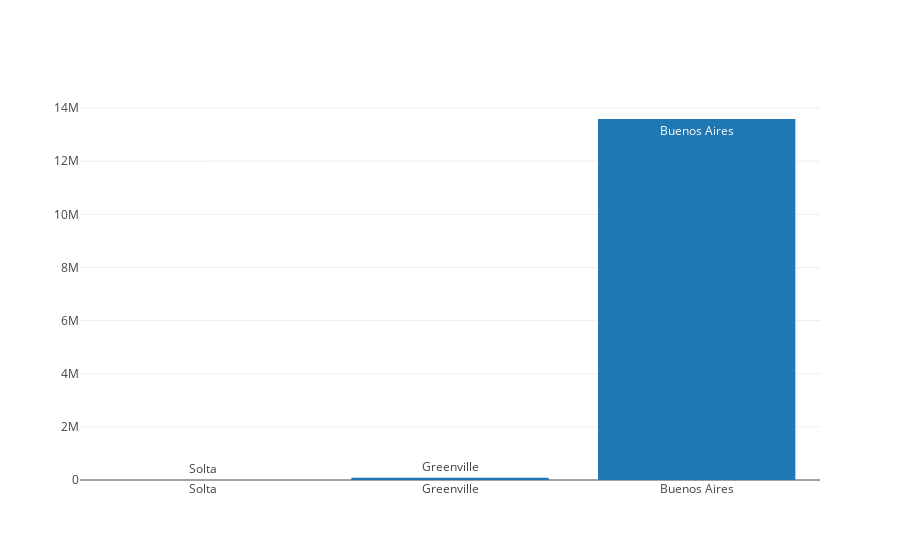

Notebook code for this chart:
### Code cell
plotly.offline.iplot([bar_trace_first_three_pops])

### Figure 1 — Plotly figure (JSON) as saved in the notebook; plotly's stock layout.template omitted (floating-point values rounded to 4 significant figures)
{"data": [{"text": ["Solta", "Greenville", "Buenos Aires"], "type": "bar", "x": ["Solta", "Greenville", "Buenos Aires"], "y": [1700, 84554, 13591863]}], "layout": {}}
